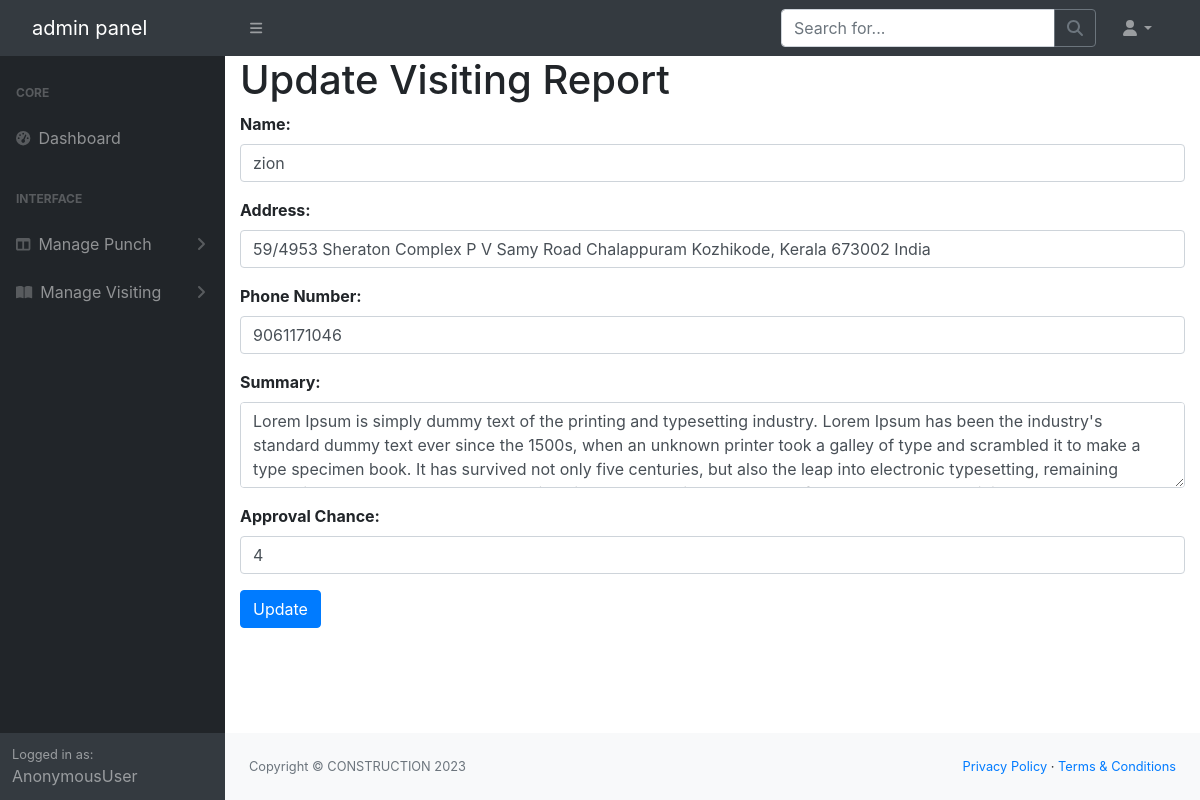
The page /update_visiting/1 on the database as committed earlier.
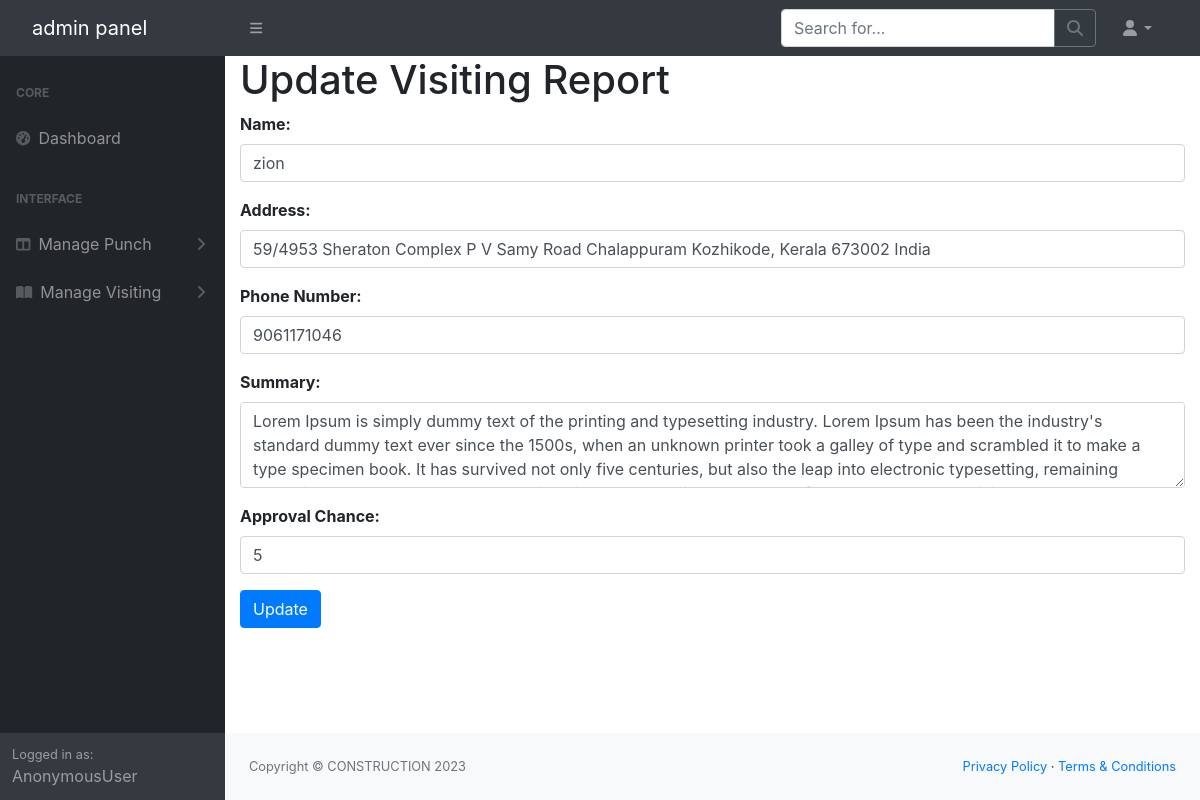
The same page on the database as committed later.
### constructionapp/models.py (models this page shows, shortened)
class VisitingReport(models.Model):
    name = models.CharField(max_length=50)
    address = models.CharField(max_length=250)
    phonenumber = models.CharField(max_length=13)
    summery = models.CharField(max_length=500)
    approval_chance = models.IntegerField()
    visited_date = models.DateField(null=True)
    visited_time = models.TimeField(null=True)
    usr = models.ForeignKey(User, on_delete=models.CASCADE,null=True,blank=True)

### constructionapp/views.py (the view, shortened to what this page needs)
# urls.py: path('update_visiting/<int:id>', views.update_visiting, name="update_visiting"),
def update_visiting(request, id):
    visited = VisitingReport.objects.get(id=id)
    leave = LeaveApplication.objects.all()
    attendance = Attendance.objects.all()
    visiting = VisitingReport.objects.all()
    name = request.user
    users = User.objects.all()
    return render(request, "update_visiting.html", {"attendance": attendance, "users": users, "visiting":visiting, "name":name, "leave":leave,"visited":visited})

### templates/update_visiting.html (shortened to what the changed rows need)
{% load static %}
<!DOCTYPE html>
<html lang="en">
<head>
    <link href="https://cdn.jsdelivr.net/npm/simple-datatables@7.1.2/dist/style.min.css" rel="stylesheet" />
    <link href="{% static 'index/css/styles.css' %}" rel="stylesheet" />
    <link rel="stylesheet" href="https://maxcdn.bootstrapcdn.com/bootstrap/4.5.2/css/bootstrap.min.css">
</head>
<body class="sb-nav-fixed">
    <div id="layoutSidenav">
        <div id="layoutSidenav_content">
            <main>
                <div class="container">
                    <h1>Update Visiting Report</h1>
                    <form action="{% url 'update_visiting' visited.id %}" method="post">
                        <div class="form-group">
                            <label for="name">Name:</label>
                            <input type="text" class="form-control" id="name" name="name" value="{{ visited.name }}" required>
                        </div>
                        <div class="form-group">
                            <label for="address">Address:</label>
                            <input type="text" class="form-control" id="address" name="address" value="{{ visited.address }}" required>
                        </div>
                        <div class="form-group">
                            <label for="phonenumber">Phone Number:</label>
                            <input type="text" class="form-control" id="phonenumber" name="phonenumber" value="{{ visited.phonenumber }}" required>
                        </div>
                        <div class="form-group">
                            <label for="summery">Summary:</label>
                            <textarea class="form-control" id="summery" name="summery" rows="3" required>{{ visited.summery }}</textarea>
                        </div>
                        <div class="form-group">
                            <label for="approval_chance">Approval Chance:</label>
                            <input type="number" class="form-control" id="approval_chance" name="approval_chance" value="{{ visited.approval_chance }}" required>
                        </div>
                    </form>
                </div>
            </main>
        </div>
    </div>
</body>
</html>

Rows that differ between the two databases and show on the page:
changed VisitingReport "zion": approval_chance "4" → "5"
